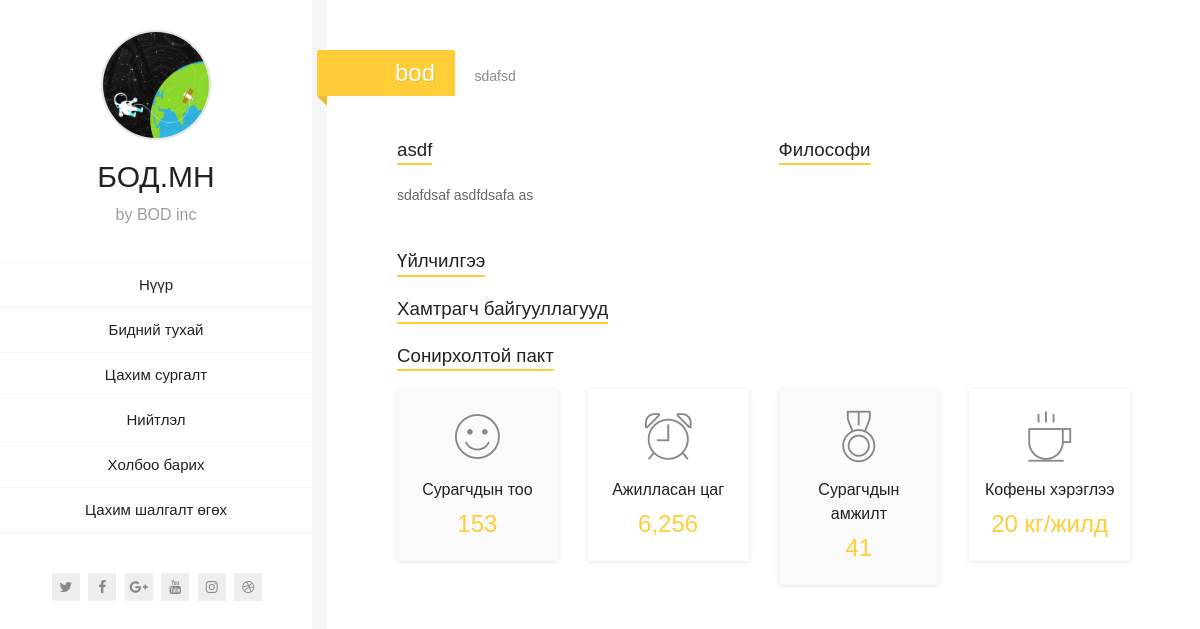
The page /about/ on the database its author committed.
### home/models.py (models this page shows)
class about_us(models.Model):
    about_title = models.CharField(
        max_length = 100,
        verbose_name = "Том гарчиг",
        help_text = "Ихэвчлэн СОРИЛГО.МН гэж байна."
    )
    about_description = models.TextField(
        verbose_name = "Тодорхойлолт",
        help_text = "Том гарчигны ард бичигдэх талбай байдлаар орно."
    )
    about_general_info_title = models.CharField(
        max_length = 200,
        verbose_name = "Жижиг гарчиг",
        help_text = "Дэд гарчиг байдалтай зүйлийг бичнэ.",
        blank = True,
        null = True
    )
    general_info = models.TextField(
        verbose_name = "Бидний тухай",
        help_text = "Бидний тухай цэсний гол агуулгыг энэ хэсэгт дэлгэрэнгүй бичиж оруулна."
    )
    class Meta:
        verbose_name = "Бидний тухай"
        verbose_name_plural = "Бидний тухай"

### home/views.py (the view)
# urls.py: path("about/", home.views.about_page, name = 'about_page'),
def about_page(request):
    services1 = services.objects.all()
    testimonial1 = testimonial.objects.all()
    clients1 = clients.objects.all()
    about_us1 = about_us.objects.all()
    return render(request, 'home_page/about.html', {
        'services1':services1,
        'clients1':clients1,
        'about_us1':about_us1,
        'testimonial1':testimonial1,
        })

### home/templates/home_page/about.html (shortened to what this page needs)
{% extends "base.html" %}{% load i18n %}{% block title %}{% trans "Бидний тухай" %}{% endblock %}{% block content %}{% load static %} {% for about in about_us1.all %}
<section class="pt-page" data-id="">
    <div class="section-title-block">
        <h2 class="section-title">{{about.about_title}}</h2>
        <h5 class="section-description">{{about.about_description}}</h5>
    </div>
    {% endfor %}
    <div class="row">
        {% for about in about_us1.all %}
        <div class="col-sm-6 col-md-6 subpage-block">
            <div class="general-info">
                <div class="block-title">
                    <h3>{{about.about_general_info_title}}</h3>
                </div>
                <p>{{about.general_info}}</p>
            </div>
        </div>
        {% endfor %}
        <div class="col-sm-6 col-md-6 subpage-block">
            <div class="block-title">
                <h3>Философи</h3>
            </div>
        </div>
    </div>
    <div class="block-title">
        <h3>Үйлчилгээ</h3>
    </div>
    <div class="block-title">
        <h3>Хамтрагч байгууллагууд</h3>
    </div>
    <div class="block-title">
        <h3>Сонирхолтой пакт</h3>
    </div>
    <div class="row">
        <div class="col-sm-6 col-md-3 subpage-block">
            <div class="fun-fact-block gray-bg">
                <i class="pe-7s-icon pe-7s-smile"></i>
                <h4>Сурагчдын тоо</h4>
                <span class="fun-value">153</span>
            </div>
        </div>
        <div class="col-sm-6 col-md-3 subpage-block">
            <div class="fun-fact-block">
                <i class="pe-7s-icon pe-7s-alarm"></i>
                <h4>Ажилласан цаг</h4>
                <span class="fun-value">6,256</span>
            </div>
        </div>
        <div class="col-sm-6 col-md-3 subpage-block">
            <div class="fun-fact-block gray-bg">
                <i class="pe-7s-icon pe-7s-medal"></i>
                <h4>Сурагчдын амжилт</h4>
                <span class="fun-value">41</span>
            </div>
        </div>
        <div class="col-sm-6 col-md-3 subpage-block">
            <div class="fun-fact-block">
                <i class="pe-7s-icon pe-7s-coffee"></i>
                <h4>Кофены хэрэглээ</h4>
                <span class="fun-value">20 кг/жилд</span>
            </div>
        </div>
    </div>
</section>
{% endblock content %}

### home/static/css/main.css (style rules this page uses)
html { height: 100%; }
body { font-family: 'PT Sans', Helvetica, sans-serif; color: #666; margin: 0; height: 100%; font-size: 100%; line-height: 1.5em }
h1, h2, h3, h4, h5, h6 { color: #222; font-family: Oswald, Helvetica, sans-serif; line-height: 1.5em; margin-top: 0; margin-bottom: 10px; }
p { font-size: 0.875em; margin: 0 0 10px; font-weight: 300; }
.subpage-block { margin-bottom: 30px; }
.pt-page { width: 100%; height: 0; position: absolute; opacity: 1; top: auto; left: 0; padding: 50px 70px 50px; background-color: #fff; visibility: hidden; -webkit-backface-visibility: hidden; -moz-backface-visibility: hidden; backface-visibility: hidden; -webkit-transform: translate3d(0, 0, 0); -moz-transform: translate3d(0, 0, 0); transform: translate3d(0, 0, 0); -webkit-transform-style: preserve-3d; -moz-transform-style: preserve-3d; transform-style: preserve-3d; }
.pt-page * { height: 0; }
.pt-page-current, .no-js .pt-page { visibility: visible; z-index: 90; opacity: 1; height: auto; min-height: 100%; }
.pt-page-current *, .no-js .pt-page * { height: auto; }
.section-title-block { margin-bottom: 40px; }
.section-title { display: inline-block; position: relative; margin: 0 0 0 -80px; padding: 10px 20px 10px 78px; background-color: #ffcd38; color: #fff; line-height: 1.1em; font-weight: 500; text-shadow: 1px 1px 1px rgba(0, 0, 0, 0.1); }
.section-title:after { display: block; width: 10px; height: 0px; position: absolute; bottom: -10px; left: 0px; content: ""; border-bottom: 10px solid transparent; border-right: 10px solid #ebbd34; }
.section-description { display: inline-block; margin: 0 0 0 15px; color: #888; font-size: 14px; font-weight: 200; }
.block-title h3 { display: inline-block; margin: 0 0 15px; padding-bottom: 3px; }
.block-title h3:after { content: ''; display: block; width: 100%; height: 2px; margin-top: -1px; background-color: #ffcd38; }
.fun-fact-block { position: relative; text-align: center; width: 100%; display: block; margin: 0; background: #fff; padding: 20px 10px 15px; -webkit-box-shadow: 0 1px 5px rgba(0, 0, 0, 0.1); -moz-box-shadow: 0 1px 5px rgba(0, 0, 0, 0.1); box-shadow: 0 1px 5px rgba(0, 0, 0, 0.1); }
.fun-fact-block.gray-bg { background-color: #fafafa; }
.fun-fact-block h4 { margin-top: 10px; }
.fun-fact-block .pe-7s-icon { position: relative; font-size: 56px; color: #888; }
.fun-fact-block .fun-value { font-size: 24px; font-weight: 300; display: block; margin: 10px 0; color: #ffcd38; }
.pt-page { opacity: 1; }

### rows shown on the page
about_us: about_title "bod", about_description "sdafsd", about_general_info_title "asdf", general_info "sdafdsaf asdfdsafa as"
